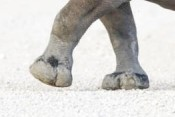
#> input picture Codes_for_Computer_Vision/lion_1.jpg, 175 x 117 px
$ python '특징점검출.py'
#> lines starting #> are read from the running program, lines starting #| are printed output that depends on the picture; after the words box and inside, x2 and y2 are one past the last pixel; in counts of white or black regions, pixels touching at a corner belong together
import numpy as np
import cv2
from matplotlib import pyplot as plt
MIN_MATCH_COUNT = 10
img1 = cv2.imread('lion_1.jpg',0) # queryImage
#> img1: shape (117, 175); min 43, max 255, mean 208.2
img2 = cv2.imread('lion.jpg',0) # trainImage
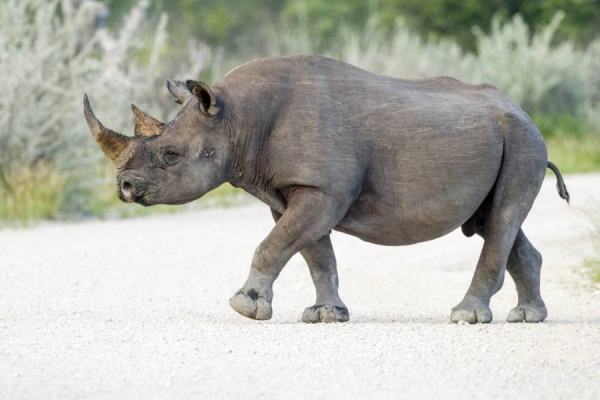
#> input picture Codes_for_Computer_Vision/lion.jpg, 600 x 400 px
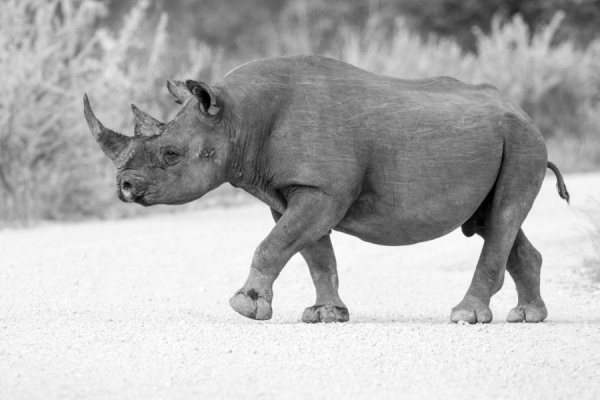
#> img2: shape (400, 600); min 0, max 255, mean 177.6
# Initiate SIFT detector
sift = cv2.xfeatures2d.SIFT_create()
# find the keypoints and descriptors with SIFT
kp1, des1 = sift.detectAndCompute(img1,None)
#> kp1 = 100 keypoints; strongest (x, y, size): (122, 30, 20.1), (142, 81, 11.1), (97, 33, 15.9), (53, 62, 7.1)
kp2, des2 = sift.detectAndCompute(img2,None)
#> kp2 = 613 keypoints; strongest (x, y, size): (477, 240, 8.8), (468, 232, 7.2), (563, 193, 7.8), (479, 221, 20.7)
FLANN_INDEX_KDTREE = 0
index_params = dict(algorithm = FLANN_INDEX_KDTREE, trees = 5)
search_params = dict(checks = 50)
flann = cv2.FlannBasedMatcher(index_params, search_params)
matches = flann.knnMatch(des1,des2,k=2)
#> matches = 100 matches
# store all the good matches as per Lowe's ratio test.
good = []
for m,n in matches:
    if m.distance < 0.3*n.distance:
        good.append(m)
#> this loop made 100 passes
#> after the loop, good = 58 matches
if len(good)>MIN_MATCH_COUNT:
    src_pts = np.float32([ kp1[m.queryIdx].pt for m in good ]).reshape(-1,1,2)
#> src_pts = 58 rows, first 8: [32.49, 77.98], [39.94, 59.13], [45.16, 68], [47.01, 48.82], [48.87, 65.17], [50, 29], [50.07, 86.55], [52.13, 82.79]
    dst_pts = np.float32([ kp2[m.trainIdx].pt for m in good ]).reshape(-1,1,2)
#> dst_pts = 58 rows, first 8: [232.5, 310.9], [239.9, 292.1], [245.2, 301], [246.9, 282], [248.7, 298.1], [250, 262], [249.9, 319.5], [252.1, 315.8]
    M, mask = cv2.findHomography(src_pts, dst_pts, cv2.RANSAC,5.0)
#> M = [[0.996, -0.00966, 200.2], [-0.00192, 0.989, 233.2], [-4.56e-06, -3.17e-05, 1]]; mask = 58 values from 1 to 1
    matchesMask = mask.ravel().tolist()
#> matchesMask = 58 values from 1 to 1
    h,w = img1.shape
#> h = 117; w = 175
    pts = np.float32([ [0,0],[0,h-1],[w-1,h-1],[w-1,0] ]).reshape(-1,1,2)
#> pts = [[0, 0], [0, 116], [174, 116], [174, 0]]
    dst = cv2.perspectiveTransform(pts,M)
#> dst = [[200.2, 233.2], [199.8, 349.1], [374.1, 349.1], [373.9, 233]]
    img2 = cv2.polylines(img2,[np.int32(dst)],True,255,3, cv2.LINE_AA)
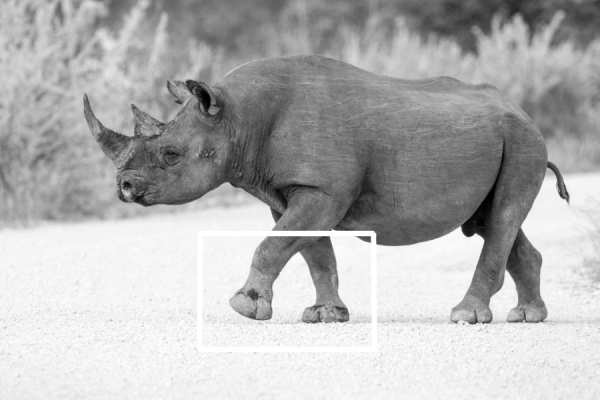
#> img2: shape (400, 600); 1.62% of pixels changed, all inside (x1, y1, x2, y2) = (196, 230, 378, 353)
else:
    print("Not enough matches are found - %d/%d" % (len(good),MIN_MATCH_COUNT))
    matchesMask = None
draw_params = dict(matchColor = (0,255,0), # draw matches in green color
                   singlePointColor = None,
                   matchesMask = matchesMask, # draw only inliers
                   flags = 2)
#> draw_params = 4 items
img3 = cv2.drawMatches(img1,kp1,img2,kp2,good,None,**draw_params)
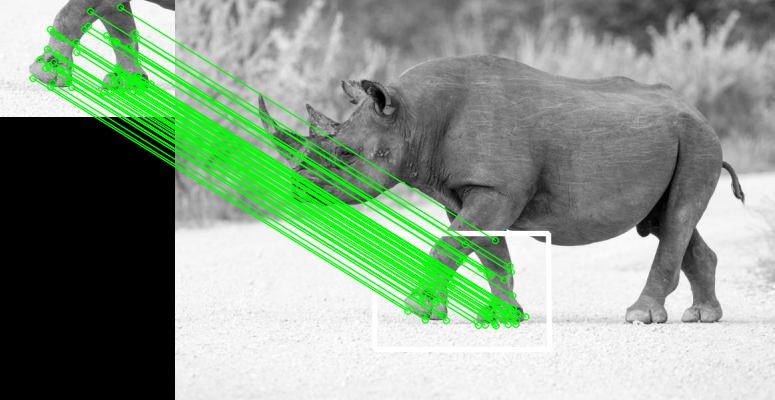
#> img3: shape (400, 775, 3); mean of channels 0, 1, 2 138.3, 157.2, 138.3; drawn as B, G, R
plt.imshow(img3, 'gray'),plt.show()
